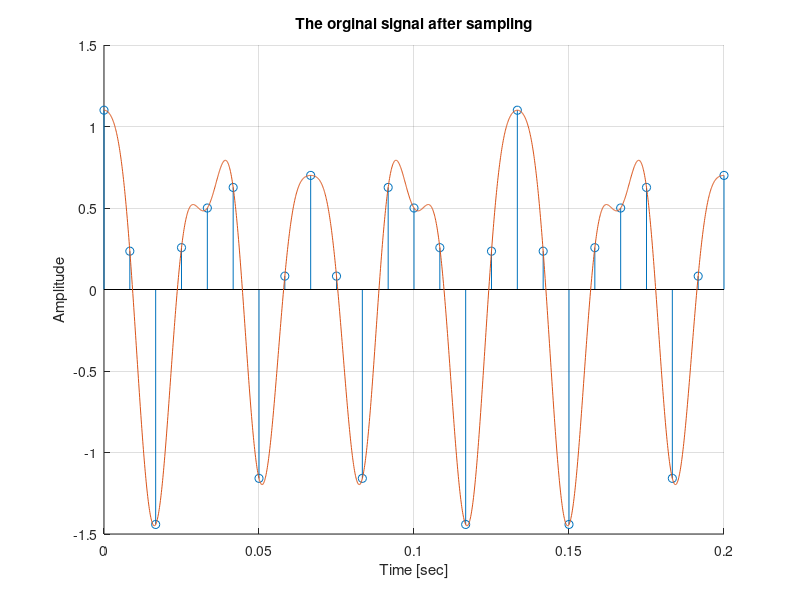

This chart was generated by the following MATLAB code: (Note: a time limit stopped this script after it produced the figure.)
clc
clear 
close all

load('data_1');
load('data_2');

Fs = 120 ;   % sampling rate [Hz]
Ts = 1/Fs;   % sampling period [sec]
t_end=0.2 ;  % [sec]

t_countinues = 0:1e-4:t_end;       

t_sampling = 0:Ts:t_end;  

x_original = data_2;
x_sampling = data_1;

N = length(t_sampling);                 % number of samples

% x_new=?

figure(1)
hold on
grid on
stem(t_sampling,x_sampling)
plot(t_countinues,x_original)
xlabel('Time [sec]')
ylabel('Amplitude')
title('The orginal signal after sampling') 

 for n = 1:N
             for t=0:1e-4:t_end
             sinc_train=sin(pi*(t-n*Ts)/Ts)./(pi*(t-n*Ts)/Ts);   
             end
  end    

x_new=sum(sinc_train);

 
 figure(2)
 hold on
 grid on
 plot(t_countinues,x_original)
 plot(t_countinues,x_new)
 xlabel('Time [sec]')
ylabel('Amplitude')
 title('The reconstruction signal')
